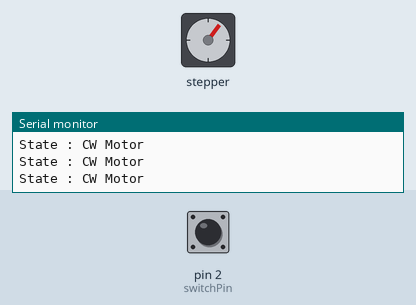
Recording of a sketch running on a simulated Arduino Uno, built with avr-gcc and run on an emulated ATmega328P. Shown: stepper motor, the last lines printed to the serial monitor. Wiring (inferred from the names in the program): stepper motor (2048 steps per turn assumed): coils pin 8, pin 9, pin 10, pin 11. Inputs (shaded band) come from the test bench; at power-on: pin 2 (switchPin) HIGH.

Above: at 1.2 s.
1.3 s: pin 2 (switchPin) pulled LOW for 3.2 s
At 6.83 s:
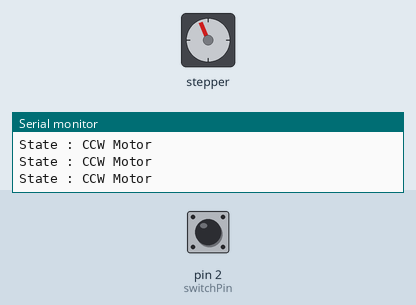
7.5 s: pin 2 (switchPin) pulled LOW for 0.15 s
At 7.65 s:
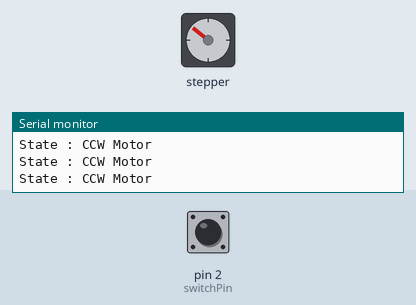
10.6 s: pin 2 (switchPin) pulled LOW for 1 s
14.6 s: pin 2 (switchPin) pulled LOW for 0.15 s
At 16.55 s:
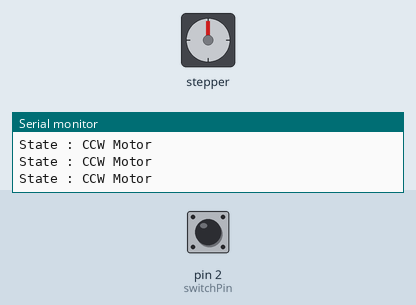
17.7 s: pin 2 (switchPin) pulled LOW for 0.15 s
20.8 s: pin 2 (switchPin) pulsed LOW 2 times (0.12 s each, 0.3 s apart)
At 20.8 s:
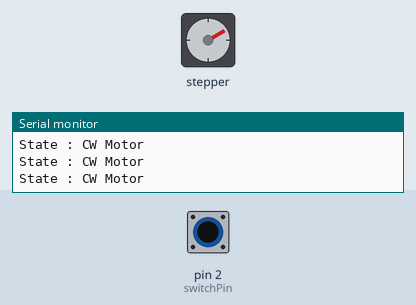
Timing chart, 0 to 27.4 s (numbered marks = the images above; inputs shaded):
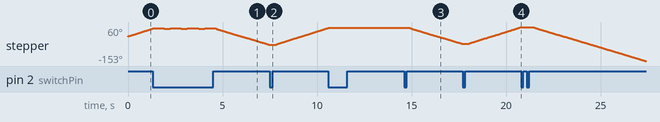

The sketch:

Ex_7_1_1.ino
```cpp
int motorPin1 = 8;
int motorPin2 = 9;
int motorPin3 = 10;
int motorPin4 = 11;

int switchPin = 2;
int state = 1;
int stopRange = 100;

int steps[] = {B1000,B1100,B0100,B0110,B0010,B0011,B0001,B1001,B0000};

void setup() {
  pinMode(motorPin1, OUTPUT);
  pinMode(motorPin2, OUTPUT);
  pinMode(motorPin3, OUTPUT);
  pinMode(motorPin4, OUTPUT);
  pinMode(switchPin, INPUT_PULLUP);

  Serial.begin(9600);
}

void loop() {
  int switchInput = digitalRead(switchPin);

  if(switchInput == LOW){
    if(state == 1)state = 0;
    else if(state == 0)state = -1;
    else state = 1;
    delay(300);
  }

  if(state == 1){
    Serial.println("State : CW Motor");
    clockwise();
  }
  else if(state == -1){
    Serial.println("State : CCW Motor");
    counterClockwise();
  }
  else{
    Serial.println("State : Motor Stop");
    motorStop();
  }
}

void clockwise(){
  for(int i = 7; i>=0; i--){
  motorSignalOutput(i);
  delayMicroseconds(1000);
  }
}

void counterClockwise(){
  for(int i = 0; i<8; i++){
    motorSignalOutput(i);
    delayMicroseconds(1000);
  }
}

void motorStop(){
  motorSignalOutput(8);
}

void motorSignalOutput(int out){
  digitalWrite(motorPin1, bitRead(steps[out], 0));
  digitalWrite(motorPin2, bitRead(steps[out], 1));
  digitalWrite(motorPin3, bitRead(steps[out], 2));
  digitalWrite(motorPin4, bitRead(steps[out], 3));
}
```

Measured:
- after the input at 14.6 s, stepper: keeps turning counter-clockwise at about 36°/s, starting after 0.31 s
